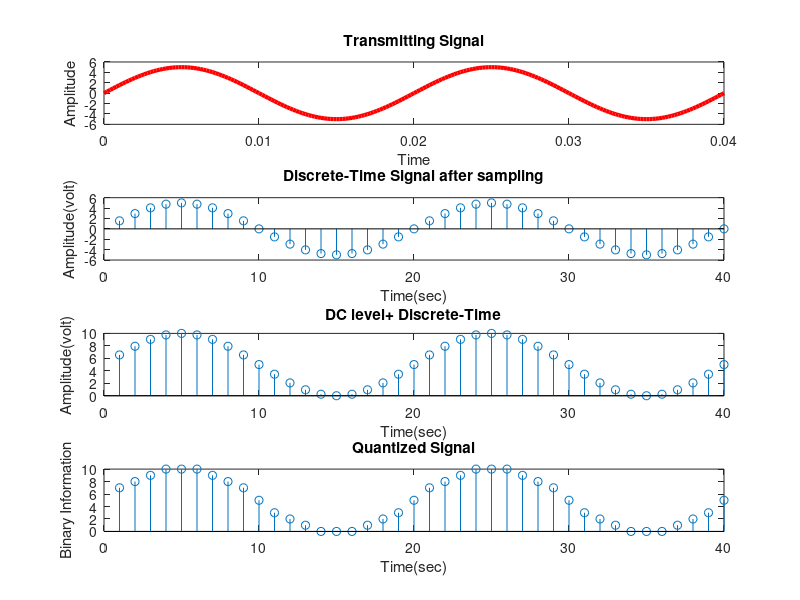

Source code (MATLAB):
clc;
close all;
A=input('Enter the amplitude of the Transmitting Signal: ');
%Transmitting Signal

f=50;
T=1/f;
t=0:T/100:2*T;
y=A*sin(2*pi*f*t);
subplot(4,1,1);
plot(t,y,'r','linewidth',3);
title('Transmitting Signal');
xlabel('Time');
ylabel('Amplitude');

%sampling
n=1:1:40;
y1=A*sin(2*pi*f*(0.001)*n);
subplot(4,1,2);
stem(n,y1);
title('Discrete-Time Signal after sampling');
xlabel('Time(sec)');
ylabel('Amplitude(volt)');

%DC level+ Discrete-Time
y2=A+y1;
subplot(4,1,3);
stem(n,y2);
title('DC level+ Discrete-Time');
xlabel('Time(sec)');
ylabel('Amplitude(volt)');

%Quantization
y3=round(y2);
subplot(4,1,4);
stem(n,y3);
title('Quantized Signal');
xlabel('Time(sec)');
ylabel('Amplitude(volt)');

%coding
y4=dec2bin(y3);
disp('Binary Information');
disp(y4);
ylabel('Binary Information');

